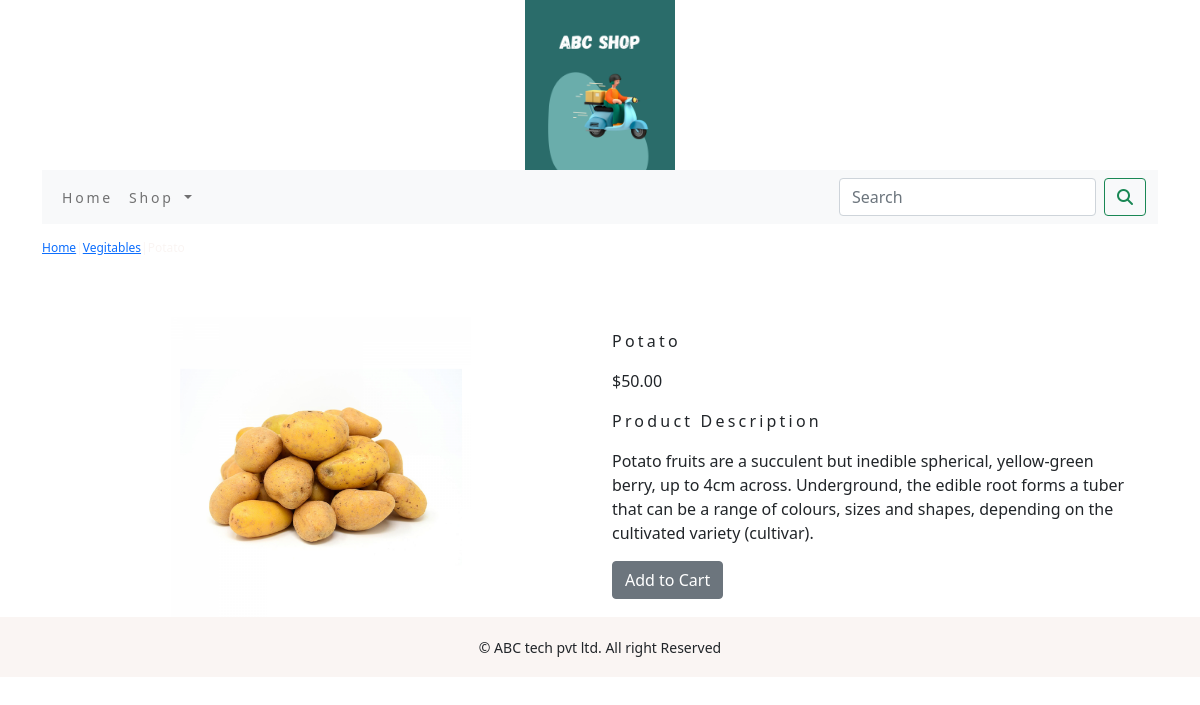
The app's page /shop/vegitables/potato/ with its own data.
### ecomshopapp/models.py (models this page shows, shortened)
class Product(models.Model):
    name = models.CharField(max_length=250, unique=True)
    slug = models.SlugField(max_length=250, unique=True)
    description = models.TextField(blank=True)
    price = models.DecimalField(max_digits=10, decimal_places=2)
    category = models.ForeignKey(Category, on_delete=models.CASCADE)
    image = models.ImageField(upload_to='product', blank=True)
    stock = models.IntegerField()
    available = models.BooleanField(default=True)
    created = models.DateTimeField(auto_now_add=True)
    updated = models.DateTimeField(auto_now=True)
    class Meta:
        ordering = ('name',)
        verbose_name = 'product'
        verbose_name_plural = 'products'

class Category(models.Model):
    name = models.CharField(max_length=250, unique=True)
    slug = models.SlugField(max_length=250, unique=True)
    description = models.TextField(blank=True)
    image = models.ImageField(upload_to='category', blank=True)
    class Meta:
        ordering = ('name',)
        verbose_name = 'category'
        verbose_name_plural = 'categories'
    def get_url(self):
        return reverse('ecomshopapp:products_by_category', args=[self.slug])
    def __str__(self):
        return '{}'.format(self.name)

### ecomshopapp/views.py (the view)
# urls.py: path('<slug:c_slug>/<slug:product_slug>/',views.proDeteail,name='prodCatdetail')
def proDeteail(request, c_slug, product_slug):
    try:
        product = Product.objects.get(category__slug=c_slug, slug=product_slug)
    except Exception as e:
        raise e
    return render(request, 'product.html', {'product': product})

### cart/context_processors.py (called while the page is built)
def counter(request):
    item_count=0
    if 'admin' in request.path:
        return {}
    else:
        try:
            cart=Cart.objects.filter(cart_id=_cart_id(request))
            car_items=CartItem.objects.all().filter(cart=cart[:1])
            for cart_item in car_items:
                item_count += cart_item.quantity
        except Cart.DoesNotExist:
            item_count=0
    return dict(item_count=item_count)

### cart/views.py (called while the page is built)
def _cart_id(request):
    cart = request.session.session_key
    if not cart:
        cart = request.session.create()
    return cart

### ecomshopapp/context_processors.py (called while the page is built)
def menu_links(request):
    links = Category.objects.all()
    return dict(links=links)

### templates/product.html (shortened to what this page needs)
{% extends 'base.html' %}
{% load static %}
{% block content%}
<div class="row my_prod_row_class">
    <div class="mx_auto">
        <p><a href="{% url 'ecomshopapp:AllProdCat'}%">Home</a>|<a href="{{product.category.get_url}}">{{product.category}}</a>|{{product.name}} </p>
    </div>
</div>
<div class="container">
<br>
<div class="row">
    <div class="col-12 col-sm-12 col-md-12 col-lg-6 text-center">
        <div style="min-width:18rem">
            <img src="{{product.image.url}}" alt="{{product.name}}" width="300px">
        </div>
    </div>
        <div class="col-12 col-sm-12 col-md-12 col-lg-6">
            <div>
            <h1 class="my_prod_title">{{product.name}}</h1>
            <p>${{product.price}}</p>
            <p class="my_title">Product Description</p>
            <p class="text-justify my_prod_text">{{product.description}}</p>
            {% if product.stock <= 0 %}
            <p class="text-justify my_prod_text"><b>Out of Stock</b></p>
            {% else %}
            <a class="btn btn-secondary" href="{% url 'cart:add_cart' product.id %}">Add to Cart</a>
            {% endif %}
        </div>
    </div>
</div>
</div>
{% endblock %}

### static/css/custom.css (style rules this page uses)
.my_title { font-size : 16px; text_transform : uppercase; letter-spacing : .2em; }
.my_prod_row_class { padding-top : 15px; padding-bottom : 20px; }
.my_prod_row_class .mx_auto { color : #FAF5F3; font-size : 12px; text-decoration : none; }
.my_prod_title { font-size :16px; text_transform : uppercase; letter-spacing : .2em; padding-top : 15px; padding-bottom : 10px; }
.my_prod_text { padding-right : 20px; }

### records on screen
Product: category "Vegitables", image (picture), name "Potato", price "50.00", description "Potato fruits are a succulent but inedible spherical, yellow-green berry, up to 4cm across. Underground, the edible root forms a tuber that can be a range of colours, sizes and shapes, depending on the cultivated variety (cultivar)."
